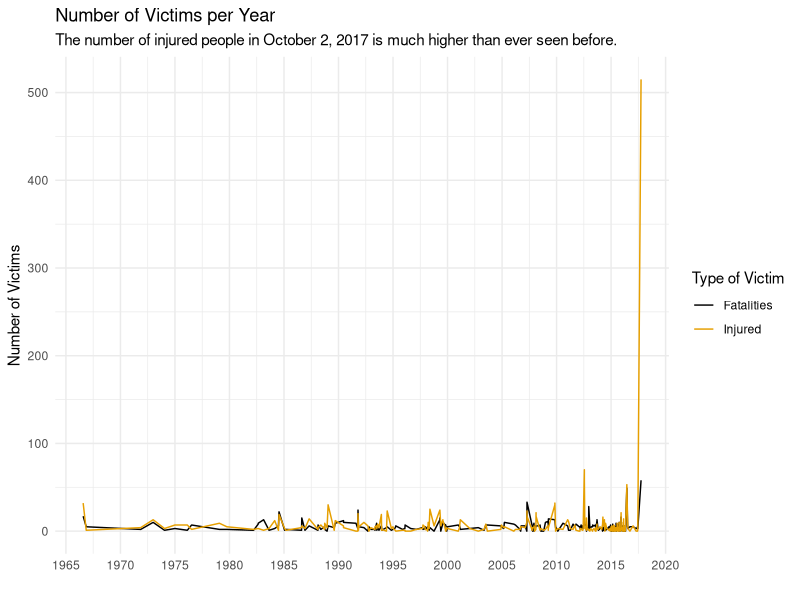
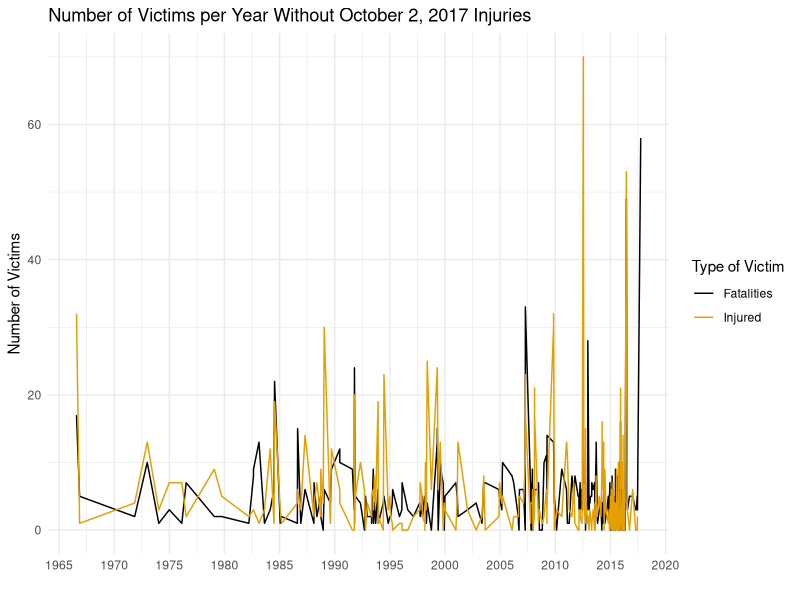
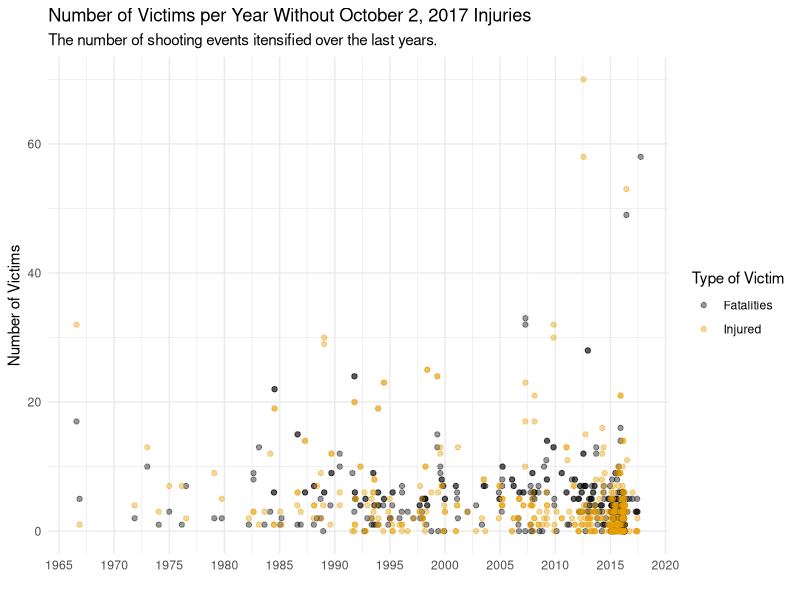
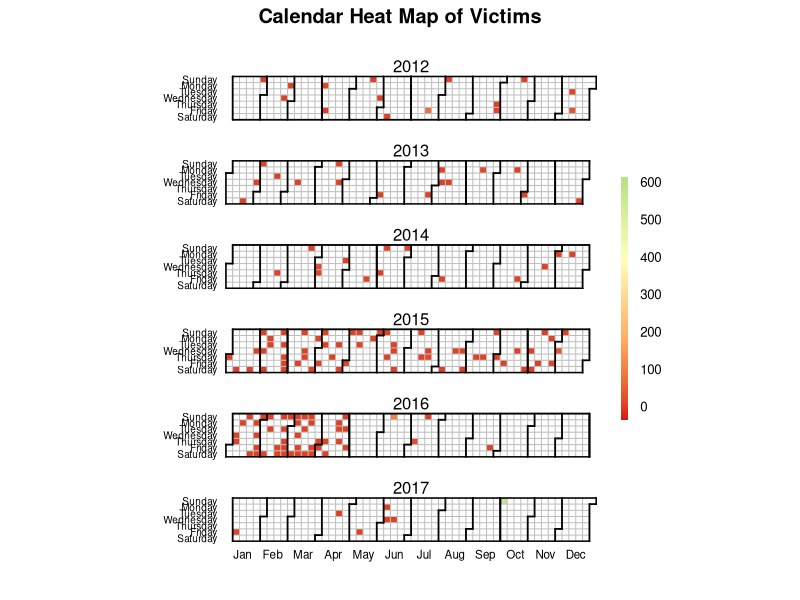
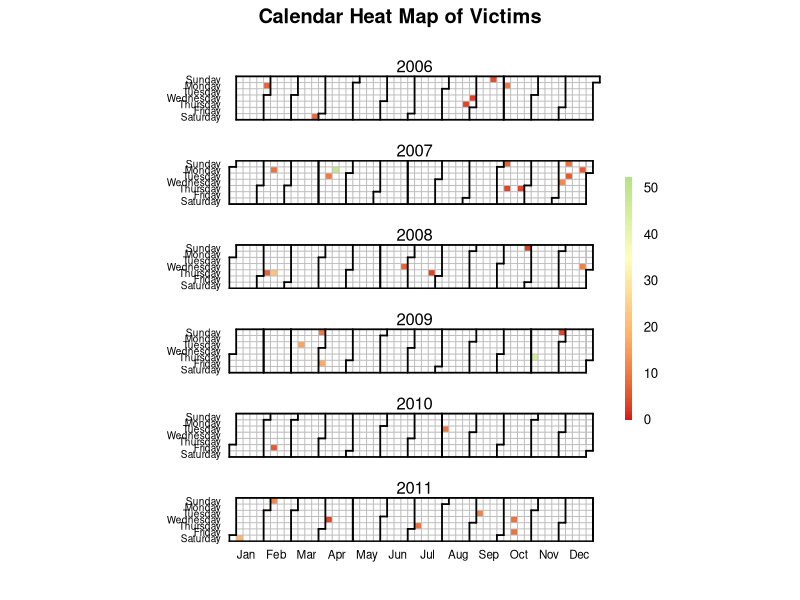

Reproduce these figures in R, in order.
# Mass Shootings

## Libraries

library(data.table) # A faster way to handle data frames in R 
library(ggplot2) # For more control on plots
library(ggthemes) # For prettier ggplot2 plot aesthetics and acessibility for color-blind palettes
library(knitr) # For pretty tables
library(lubridate) # For easy handling dates
library(scales) # To add more ticks and facilitate plot interpretation
library(lattice)
library(chron)
library(grid)

## Changing Working Directory

setwd('./Kaggle/Mass Shootings')

## Loading the Data

shooters_hooters <- fread("./Mass Shootings Dataset.csv")
kable(head(shooters_hooters))

## How many people got killed/injured per year?

yearvitm <- shooters_hooters[,.(Date,Fatalities,Injured)]
kable(head(yearvitm, 10))

## Converstion to Dates
yearvitm$Date <- mdy(yearvitm$Date)

## Checking for Missing Data

nrow(yearvitm[is.na(Date) | is.na(Fatalities) | is.na(Injured)])


## Creating a Time-Series Plot of Fatalities and Injuries

vitmyear_long <- melt(yearvitm,id.vars="Date",measure.vars = c("Fatalities","Injured"),
                      variable.name="TypeOfVictim",value.name = "Number")
kable(head(vitmyear_long))


ggplot(vitmyear_long, aes(x=Date, y=Number, color=TypeOfVictim)) + 
  geom_line() + 
  xlab("") + 
  ylab("Number of Victims") + 
  theme_minimal() + 
  scale_x_date(breaks=pretty_breaks(n=10)) + 
  labs(title = "Number of Victims per Year", 
       subtitle = "The number of injured people in October 2, 2017 is much higher than ever seen before.") + 
  scale_color_colorblind(name  = "Type of Victim") 

## Before the October 2 Fatality

ggplot(vitmyear_long[Number < 100], aes(x=Date, y=Number, color=TypeOfVictim)) + 
  geom_line() + 
  xlab("") + 
  ylab("Number of Victims") + 
  theme_minimal() + 
  scale_x_date(breaks=pretty_breaks(n=10)) + 
  labs(title = "Number of Victims per Year Without October 2, 2017 Injuries") + 
  scale_color_colorblind(name  = "Type of Victim") 


## Geom Plot

ggplot(vitmyear_long[Number < 100], aes(x=Date, y=Number, color=TypeOfVictim)) + 
  geom_point(alpha=0.4) +  # Modified to point and added alpha for transparency
  xlab("") + 
  ylab("Number of Victims") + 
  theme_minimal() + 
  scale_x_date(breaks=pretty_breaks(n=10)) + 
  labs(title = "Number of Victims per Year Without October 2, 2017 Injuries", 
       subtitle = "The number of shooting events itensified over the last years.") + 
  scale_color_colorblind(name  = "Type of Victim") 


## Looking at the Calendar Days

calendar_dead <- shooters_hooters[,.(Date,Victims=`Total victims`)]
calendar_dead$Date <- mdy(calendar_dead$Date)
kable(head(calendar_dead))


## Missing Data

nrow(calendar_dead[is.na(Date) | is.na(Victims)])


## Creating a Calendar Heatmap

heatmap_calendar <- function(dates, 
                         values, 
                         ncolors=99, 
                         color="r2g", 
                         varname="Values",
                         date.form = "%Y-%m-%d", ...) {
  if (class(dates) == "character" | class(dates) == "factor" ) {
    dates <- strptime(dates, date.form)
  }
  caldat <- data.frame(value = values, dates = dates)
  min.date <- as.Date(paste(format(min(dates), "%Y"),
                            "-1-1",sep = ""))
  max.date <- as.Date(paste(format(max(dates), "%Y"),
                            "-12-31", sep = ""))
  dates.f <- data.frame(date.seq = seq(min.date, max.date, by="days"))
  
  # Merge moves data by one day, avoid
  caldat <- data.frame(date.seq = seq(min.date, max.date, by="days"), value = NA)
  dates <- as.Date(dates) 
  caldat$value[match(dates, caldat$date.seq)] <- values
  
  caldat$dotw <- as.numeric(format(caldat$date.seq, "%w"))
  caldat$woty <- as.numeric(format(caldat$date.seq, "%U")) + 1
  caldat$yr <- as.factor(format(caldat$date.seq, "%Y"))
  caldat$month <- as.numeric(format(caldat$date.seq, "%m"))
  yrs <- as.character(unique(caldat$yr))
  d.loc <- as.numeric()                        
  for (m in min(yrs):max(yrs)) {
    d.subset <- which(caldat$yr == m)  
    sub.seq <- seq(1,length(d.subset))
    d.loc <- c(d.loc, sub.seq)
  }  
  caldat <- cbind(caldat, seq=d.loc)
  
  #color styles
  r2b <- c("#0571B0", "#92C5DE", "#F7F7F7", "#F4A582", "#CA0020") #red to blue                                                                               
  r2g <- c("#D61818", "#FFAE63", "#FFFFBD", "#B5E384")   #red to green
  w2b <- c("#045A8D", "#2B8CBE", "#74A9CF", "#BDC9E1", "#F1EEF6")   #white to blue
  
  assign("col.sty", get(color))
  calendar.pal <- colorRampPalette((col.sty), space = "Lab")
  def.theme <- lattice.getOption("default.theme")
  cal.theme <-
    function() {  
      theme <-
        list(
          strip.background = list(col = "transparent"),
          strip.border = list(col = "transparent"),
          axis.line = list(col="transparent"),
          par.strip.text=list(cex=0.8))
    }
  lattice.options(default.theme = cal.theme)
  yrs <- (unique(caldat$yr))
  nyr <- length(yrs)
  print(cal.plot <- levelplot(value~woty*dotw | yr, data=caldat,
                              as.table=TRUE,
                              aspect=.12,
                              layout = c(1, nyr%%7),
                              between = list(x=0, y=c(1,1)),
                              strip=TRUE,
                              main = paste("Calendar Heat Map of ", varname, sep = ""),
                              scales = list(
                                x = list(
                                  at= c(seq(2.9, 52, by=4.42)),
                                  labels = month.abb,
                                  alternating = c(1, rep(0, (nyr-1))),
                                  tck=0,
                                  cex = 0.7),
                                y=list(
                                  at = c(0, 1, 2, 3, 4, 5, 6),
                                  labels = c("Sunday", "Monday", "Tuesday", "Wednesday", "Thursday",
                                             "Friday", "Saturday"),
                                  alternating = 1,
                                  cex = 0.6,
                                  tck=0)),
                              xlim =c(0.4, 54.6),
                              ylim=c(6.6,-0.6),
                              cuts= ncolors - 1,
                              col.regions = (calendar.pal(ncolors)),
                              xlab="" ,
                              ylab="",
                              colorkey= list(col = calendar.pal(ncolors), width = 0.6, height = 0.5),
                              subscripts=TRUE
  ) )
  panel.locs <- trellis.currentLayout()
  for (row in 1:nrow(panel.locs)) {
    for (column in 1:ncol(panel.locs))  {
      if (panel.locs[row, column] > 0)
      {
        trellis.focus("panel", row = row, column = column,
                      highlight = FALSE)
        xyetc <- trellis.panelArgs()
        subs <- caldat[xyetc$subscripts,]
        dates.fsubs <- caldat[caldat$yr == unique(subs$yr),]
        y.start <- dates.fsubs$dotw[1]
        y.end   <- dates.fsubs$dotw[nrow(dates.fsubs)]
        dates.len <- nrow(dates.fsubs)
        adj.start <- dates.fsubs$woty[1]
        
        for (k in 0:6) {
          if (k < y.start) {
            x.start <- adj.start + 0.5
          } else {
            x.start <- adj.start - 0.5
          }
          if (k > y.end) {
            x.finis <- dates.fsubs$woty[nrow(dates.fsubs)] - 0.5
          } else {
            x.finis <- dates.fsubs$woty[nrow(dates.fsubs)] + 0.5
          }
          grid.lines(x = c(x.start, x.finis), y = c(k -0.5, k - 0.5), 
                     default.units = "native", gp=gpar(col = "grey", lwd = 1))
        }
        if (adj.start <  2) {
          grid.lines(x = c( 0.5,  0.5), y = c(6.5, y.start-0.5), 
                     default.units = "native", gp=gpar(col = "grey", lwd = 1))
          grid.lines(x = c(1.5, 1.5), y = c(6.5, -0.5), default.units = "native",
                     gp=gpar(col = "grey", lwd = 1))
          grid.lines(x = c(x.finis, x.finis), 
                     y = c(dates.fsubs$dotw[dates.len] -0.5, -0.5), default.units = "native",
                     gp=gpar(col = "grey", lwd = 1))
          if (dates.fsubs$dotw[dates.len] != 6) {
            grid.lines(x = c(x.finis + 1, x.finis + 1), 
                       y = c(dates.fsubs$dotw[dates.len] -0.5, -0.5), default.units = "native",
                       gp=gpar(col = "grey", lwd = 1))
          }
          grid.lines(x = c(x.finis, x.finis), 
                     y = c(dates.fsubs$dotw[dates.len] -0.5, -0.5), default.units = "native",
                     gp=gpar(col = "grey", lwd = 1))
        }
        for (n in 1:51) {
          grid.lines(x = c(n + 1.5, n + 1.5), 
                     y = c(-0.5, 6.5), default.units = "native", gp=gpar(col = "grey", lwd = 1))
        }
        x.start <- adj.start - 0.5
        
        if (y.start > 0) {
          grid.lines(x = c(x.start, x.start + 1),
                     y = c(y.start - 0.5, y.start -  0.5), default.units = "native",
                     gp=gpar(col = "black", lwd = 1.75))
          grid.lines(x = c(x.start + 1, x.start + 1),
                     y = c(y.start - 0.5 , -0.5), default.units = "native",
                     gp=gpar(col = "black", lwd = 1.75))
          grid.lines(x = c(x.start, x.start),
                     y = c(y.start - 0.5, 6.5), default.units = "native",
                     gp=gpar(col = "black", lwd = 1.75))
          if (y.end < 6  ) {
            grid.lines(x = c(x.start + 1, x.finis + 1),
                       y = c(-0.5, -0.5), default.units = "native",
                       gp=gpar(col = "black", lwd = 1.75))
            grid.lines(x = c(x.start, x.finis),
                       y = c(6.5, 6.5), default.units = "native",
                       gp=gpar(col = "black", lwd = 1.75))
          } else {
            grid.lines(x = c(x.start + 1, x.finis),
                       y = c(-0.5, -0.5), default.units = "native",
                       gp=gpar(col = "black", lwd = 1.75))
            grid.lines(x = c(x.start, x.finis),
                       y = c(6.5, 6.5), default.units = "native",
                       gp=gpar(col = "black", lwd = 1.75))
          }
        } else {
          grid.lines(x = c(x.start, x.start),
                     y = c( - 0.5, 6.5), default.units = "native",
                     gp=gpar(col = "black", lwd = 1.75))
        }
        
        if (y.start == 0 ) {
          if (y.end < 6  ) {
            grid.lines(x = c(x.start, x.finis + 1),
                       y = c(-0.5, -0.5), default.units = "native",
                       gp=gpar(col = "black", lwd = 1.75))
            grid.lines(x = c(x.start, x.finis),
                       y = c(6.5, 6.5), default.units = "native",
                       gp=gpar(col = "black", lwd = 1.75))
          } else {
            grid.lines(x = c(x.start + 1, x.finis),
                       y = c(-0.5, -0.5), default.units = "native",
                       gp=gpar(col = "black", lwd = 1.75))
            grid.lines(x = c(x.start, x.finis),
                       y = c(6.5, 6.5), default.units = "native",
                       gp=gpar(col = "black", lwd = 1.75))
          }
        }
        for (j in 1:12)  {
          last.month <- max(dates.fsubs$seq[dates.fsubs$month == j])
          x.last.m <- dates.fsubs$woty[last.month] + 0.5
          y.last.m <- dates.fsubs$dotw[last.month] + 0.5
          grid.lines(x = c(x.last.m, x.last.m), y = c(-0.5, y.last.m),
                     default.units = "native", gp=gpar(col = "black", lwd = 1.75))
          if ((y.last.m) < 6) {
            grid.lines(x = c(x.last.m, x.last.m - 1), y = c(y.last.m, y.last.m),
                       default.units = "native", gp=gpar(col = "black", lwd = 1.75))
            grid.lines(x = c(x.last.m - 1, x.last.m - 1), y = c(y.last.m, 6.5),
                       default.units = "native", gp=gpar(col = "black", lwd = 1.75))
          } else {
            grid.lines(x = c(x.last.m, x.last.m), y = c(- 0.5, 6.5),
                       default.units = "native", gp=gpar(col = "black", lwd = 1.75))
          }
        }
      }
    }
    trellis.unfocus()
  } 
  lattice.options(default.theme = def.theme)
}


## Analysis for the Last Five Years

subset_dc <- calendar_dead[year(Date)  %in% 2012:2017]
heatmap_calendar(subset_dc$Date, subset_dc$Victims, varname="Victims")



calendar_deadly <- calendar_dead[year(Date)  %in% (2012:2017-6)]
heatmap_calendar(calendar_deadly$Date, calendar_deadly$Victims, varname="Victims")
